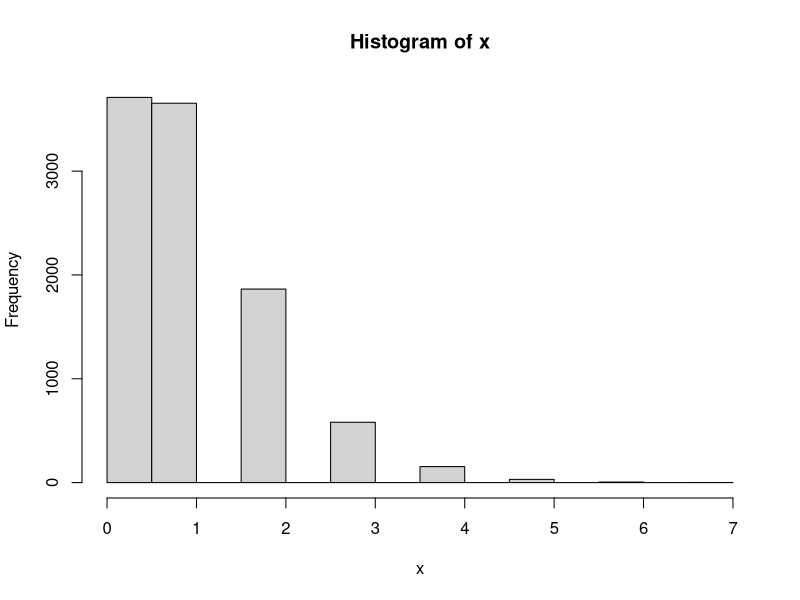
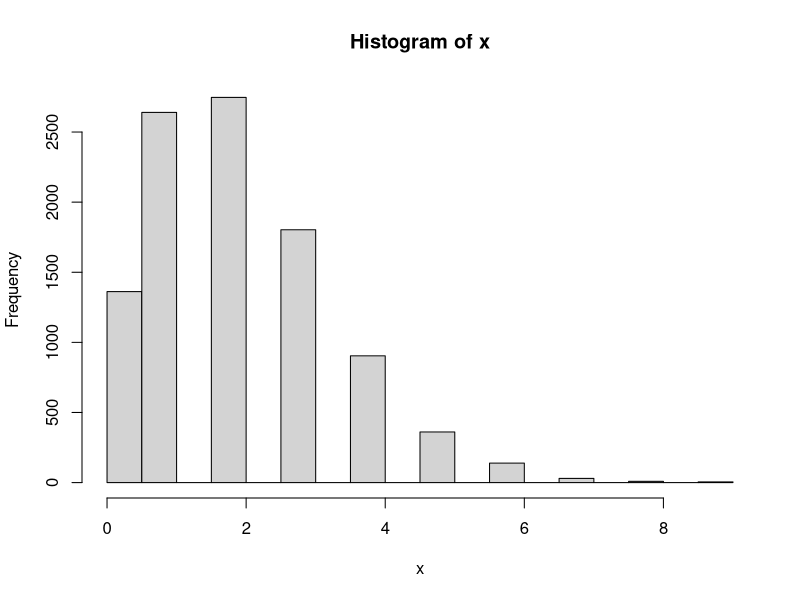
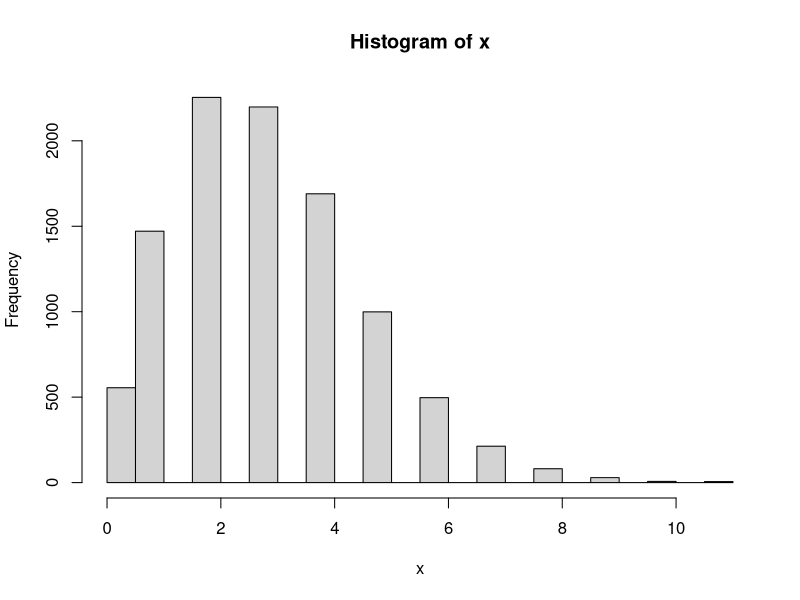
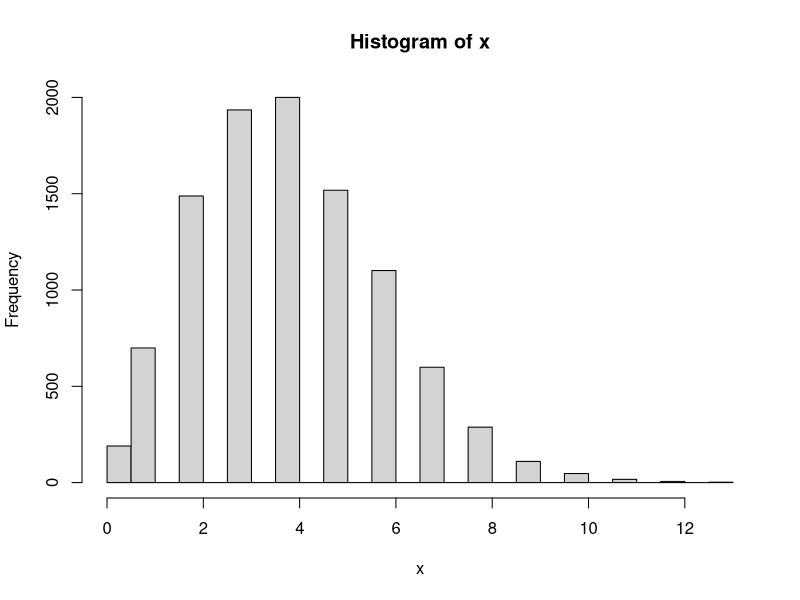
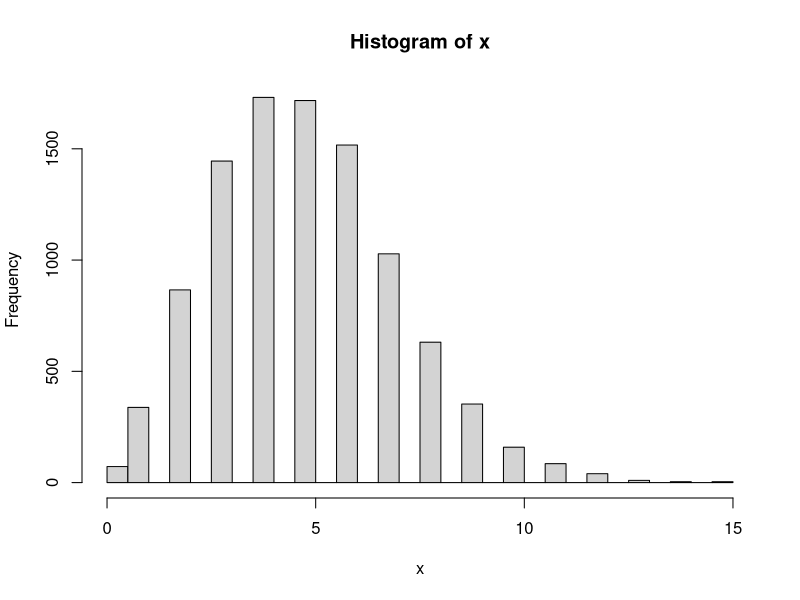
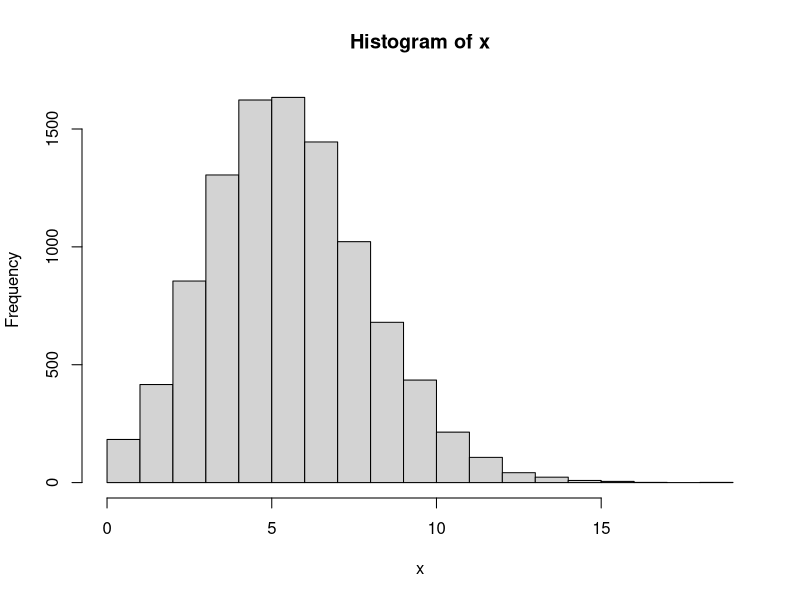
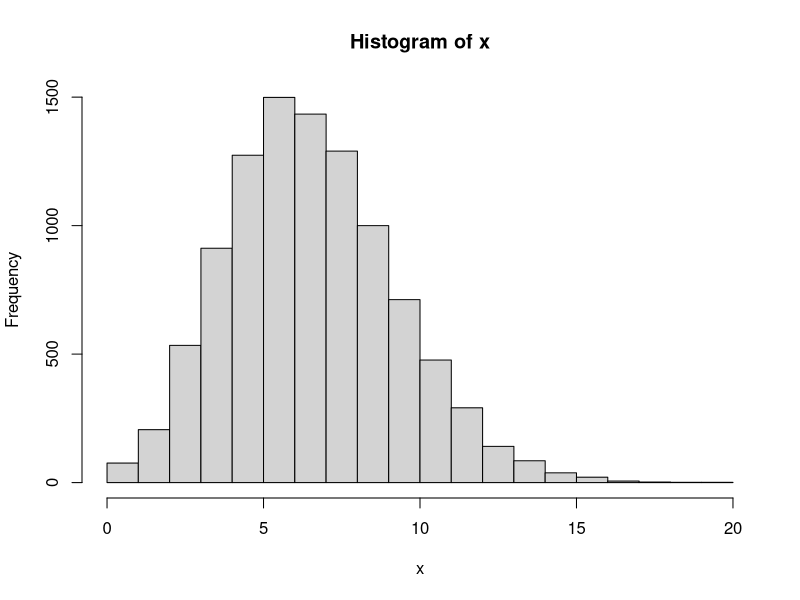
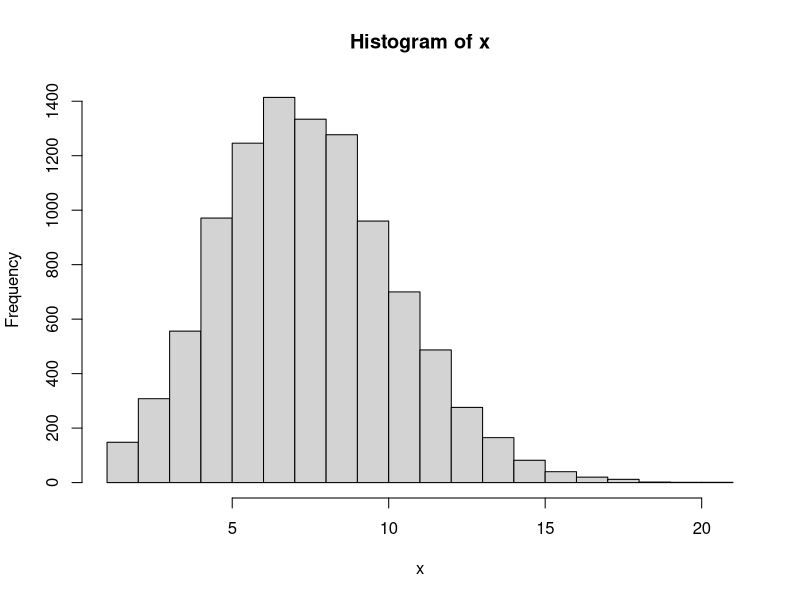

These charts were generated, in order, by the following R code:
#Pset1
library(ggplot2)

#Question 2.1
w = 0.21
s = 0.14
y = 0.03

pmf = (w^3. + s^3. + y^3. + 3.*s*w^2. + 3.*y * w^2.+ 3.*w*s^2.+ 
         3.*w*y^2. + 3.*s*y^2. + 3.*y*s^2. + 6.*y*s*w)
pmf

#Question 3.1
set.seed(02138)
num_lst = list(1,2,3,4, 5,6, 7, 8, 9, 10,15,20,50,100,1000)
lamb_lst=list()
for (num in num_lst)
{
  assign(paste('lamb', num, sep=''), rpois(10000, num))
  x = get(paste('lamb', num, sep=''))
  
  hist(x, 25)
  mu = mean(x)
  v = var(x)
  cat('mean:', mu, '\nvariance:', v, '\n\n')

}

#print histograms for Latex
pdf(("gov2000/Q3_1_hist1.pdf"), height=4, width=6)
print(hist(lamb1, breaks=25, 
           main="Histogram of Lambda = 1", 
           xlab = "k occurences", 
           ylab = "Frequency of k occurences"))
dev.off()

pdf(("gov2000/Q3_1_hist2.pdf"), height=4, width=6)
print(hist(lamb5, breaks=25, 
           main="Histogram of Lambda = 5", 
           xlab = "k occurences", 
           ylab = "Frequency of k occurences"))
dev.off()

pdf(("gov2000/Q3_1_hist3.pdf"), height=4, width=6)
print(hist(lamb50,breaks=25, 
           main="Histogram of Lambda = 50", 
           xlab = "k occurences", 
           ylab = "Frequency of k occurences"))
dev.off()

pdf(("gov2000/Q3_1_hist4.pdf"), height=4, width=6)
print(hist(lamb1000,breaks=25, 
           main="Histogram of Lambda = 1000", 
           xlab = "k occurences", 
           ylab = "Frequency of k occurences"))
dev.off()

#Question 3.2
lamb_sum = lamb1 + lamb2
sum_mu = mean(lamb_sum)
sum_v = var(lamb_sum)

pdf(("gov2000/Q3_2_hist.pdf"), height=6, width=6)
print(hist(lamb_sum, ,breaks=25, 
           main="Histogram of Lambda = 1 + 2", 
           xlab = "k occurences", 
           ylab = "Frequency of k occurences"))
dev.off()

#Question 3.3
lamb_sum2 = (lamb1 + lamb2 + lamb3 + lamb4 + lamb5 + lamb6 + lamb7 + lamb8 
             + lamb9 + lamb10)
sum_mu2 = mean(lamb_sum2)
sum_v2 = var(lamb_sum2)

pdf(("gov2000/Q3_3_hist1.pdf"), height=6, width=6)
print(hist(lamb_sum2,breaks=25, 
           main="Histogram of Sum of 10 lambdas", 
           xlab = "k occurences", 
           ylab = "Frequency of k occurences"))
dev.off()

set.seed(02138)
lamb55 = rpois(10000,55)
mu_test = mean(lamb55)
v_test = var(lamb55)

#Question 3.4
set.seed(02138)
lamb40 = rpois(10000,40)
mu_lamb40 = mean(lamb40)
v_lamb40 = var(lamb40)

sim = rnorm(10000, 40, sqrt(40))
mu_sim = mean(sim)
v_sim = var(sim)

pdf(("gov2000/Q3_4_hist1.pdf"), height=6, width=6)
print(
  hist(lamb40, breaks=25, col=rgb(1,0,0,.5), main="Histograms comparing the normal and Poisson distributions"),
)
print(hist(sim, breaks=25, col=rgb(0,0,1,.5), add=TRUE)
)
print(legend("topright", c("Poisson", "Normal"), col=c("red", "blue"), lwd=10))
      #relationship is that lamba = mu and lambda = variance (sd^2)
dev.off()


#Question 3.5
set.seed(02138)
binom1 = rbinom(10000, 10000, 0.01)
mu_binom = mean(binom1)
v_binom = var(binom1)

lamb_binom = rpois(10000,100)
mu_lamb_bi = mean(lamb_binom)
v_lamb_bi = var(lamb_binom)
# lambda = n * p 